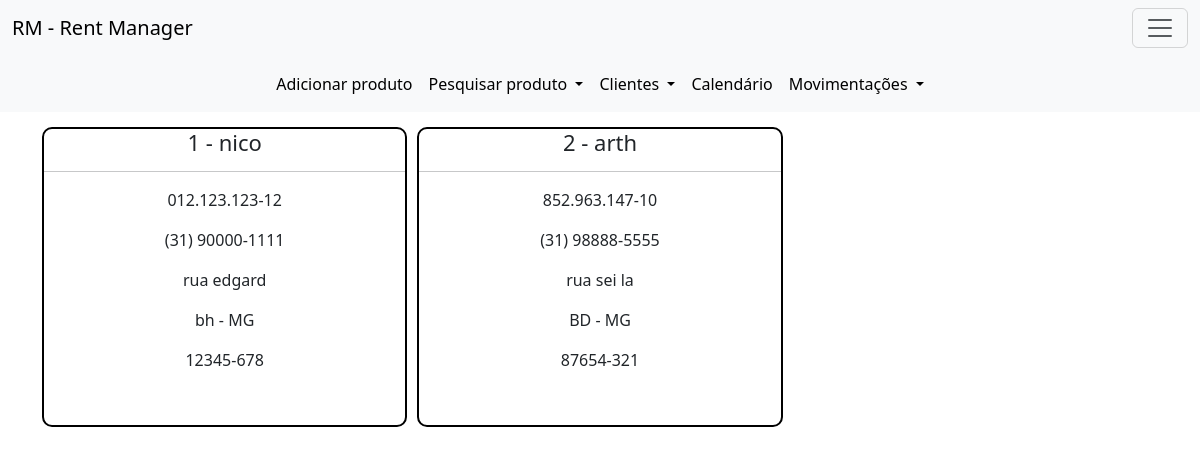
Before: /clientes with the older database file.
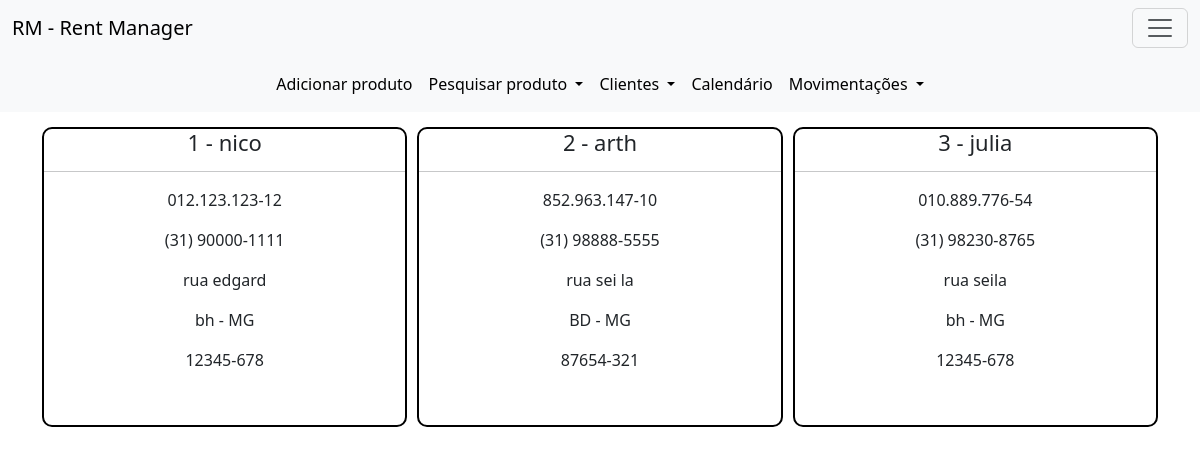
After: the same page with the newer database file.
### models.py (models this page shows)
class Clientes(database.Model, UserMixin):
    id = database.Column(database.Integer, primary_key=True)
    nome = database.Column(database.String, nullable=False)
    telefone = database.Column(database.String, nullable=False)
    endereco = database.Column(database.Text, nullable=False)
    cidade = database.Column(database.String, nullable=False)
    uf = database.Column(database.String, nullable=False) #multipla escolha
    cep = database.Column(database.String, nullable=False)
    cpf = database.Column(database.String, nullable=False)
    c_aluguel = database.relationship('Alugueis', backref='clientes', lazy=True)

### routes.py (the view)
@app.route('/clientes', methods=['GET', 'POST'])
def clientes():
    cliente = Clientes.query.with_entities(Clientes.id, Clientes.nome, Clientes.cpf, Clientes.telefone, Clientes.endereco, Clientes.cidade, Clientes.uf, Clientes.cep).all()
    return render_template('clientes.html', cliente=cliente)

### templates/clientes.html
{% extends "base.html" %}
{% block head %}
    <link rel="stylesheet" href="../static/css/clientes.css">
{% endblock %}
{% block body %}
    <div class="container">
        <div class="painel" style="text-align: center;">
            {% for id, nome, cpf, telefone, endereco, cidade, uf, cep in cliente %}
                <div class="client" style="border: 2px solid black;">
                    <h2>{{ id }} - {{ nome }}</h2>
                    <hr>
                    <p>{{ cpf }}</p>
                    <p>{{ telefone }}</p>
                    <p>{{ endereco }}</p>
                    <p>{{ cidade }} - {{ uf }}</p>
                    <p>{{ cep }}</p>
                </div>
            {% endfor %}
        </div>
    </div>
{% endblock %}

Changed rows visible on the page:
added Clientes: id "3", nome "julia", cpf "010.889.776-54", telefone "(31) 98230-8765", endereco "rua seila", cidade "bh", uf "MG", cep "12345-678"
